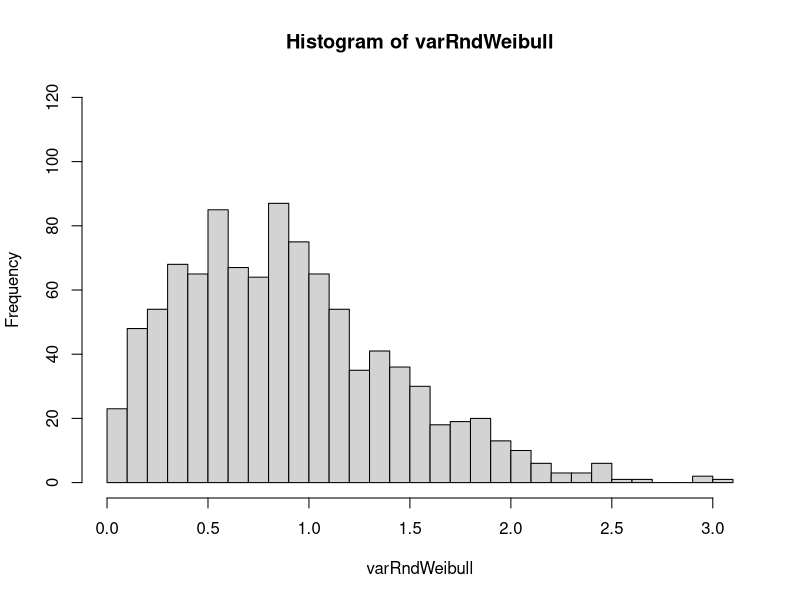
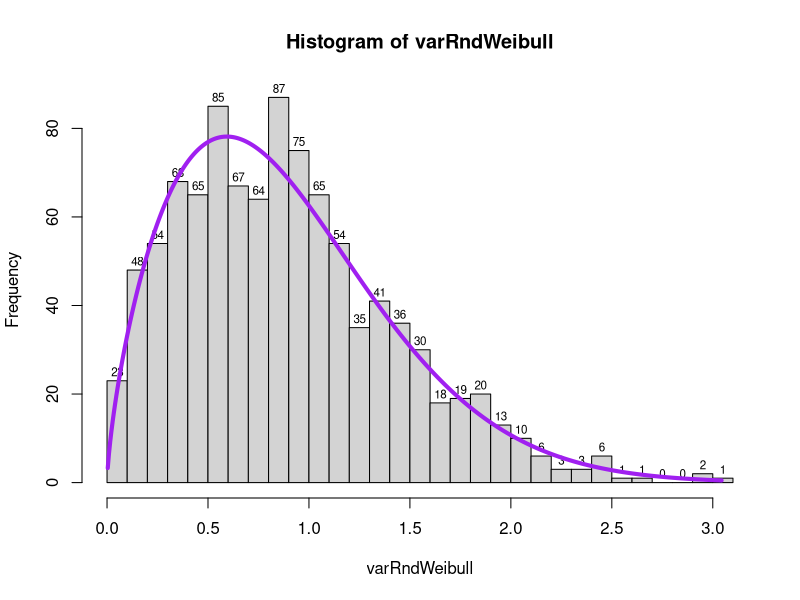

These charts were generated, in order, by the following R code:
## ---- chunk 1
knitr::opts_chunk$set(echo = TRUE)
## ---- chunk 2
nRndNumbers <- 1000
shape       <-    1.7   # (= k)
scale       <-    1.0   # (= lambda; apparently just compressing or stretching 
                        #            the graph along the x-axis)
## ---- chunk 3
# Set a seed for reproducibility
set.seed(1)   # Comment out to watch different examples!

# Generate a (pseudo-)random Weibull distribution
varRndWeibull <- rweibull(nRndNumbers, shape = shape, scale = scale)

# Create a histogram
hWeibull <- hist(varRndWeibull, breaks = 30, ylim = c(0, 120))
## ---- chunk 4
# Calculate the width of the individual bars
barsWidth <- diff(hWeibull$breaks)   # This is a vector containing the diffs of 
                                     # consecutive breaks

# Calculate the area of the individual bars
barsArea <- barsWidth * hWeibull$counts

# Calculate the total area of the histogram's bars
areaHistTotal <- sum(barsArea)
## ---- chunk 5
# Generate some value pairs for the density
xVals <- seq(min(varRndWeibull), max(varRndWeibull), length = 500)
                                            # 500 points should be smooth enough
yVals <- areaHistTotal * dweibull(xVals, shape = shape, scale = scale)
## ---- chunk 6
# Plot the plain vanilla histogram created above
plot(hWeibull)

# Place the counts above the histogram bars
text(hWeibull$mids, hWeibull$counts, labels=hWeibull$counts, adj=c(0.5, -0.5), cex = 0.7)

# Draw the density plot
lines(xVals, yVals, lwd = 4, col="purple")
